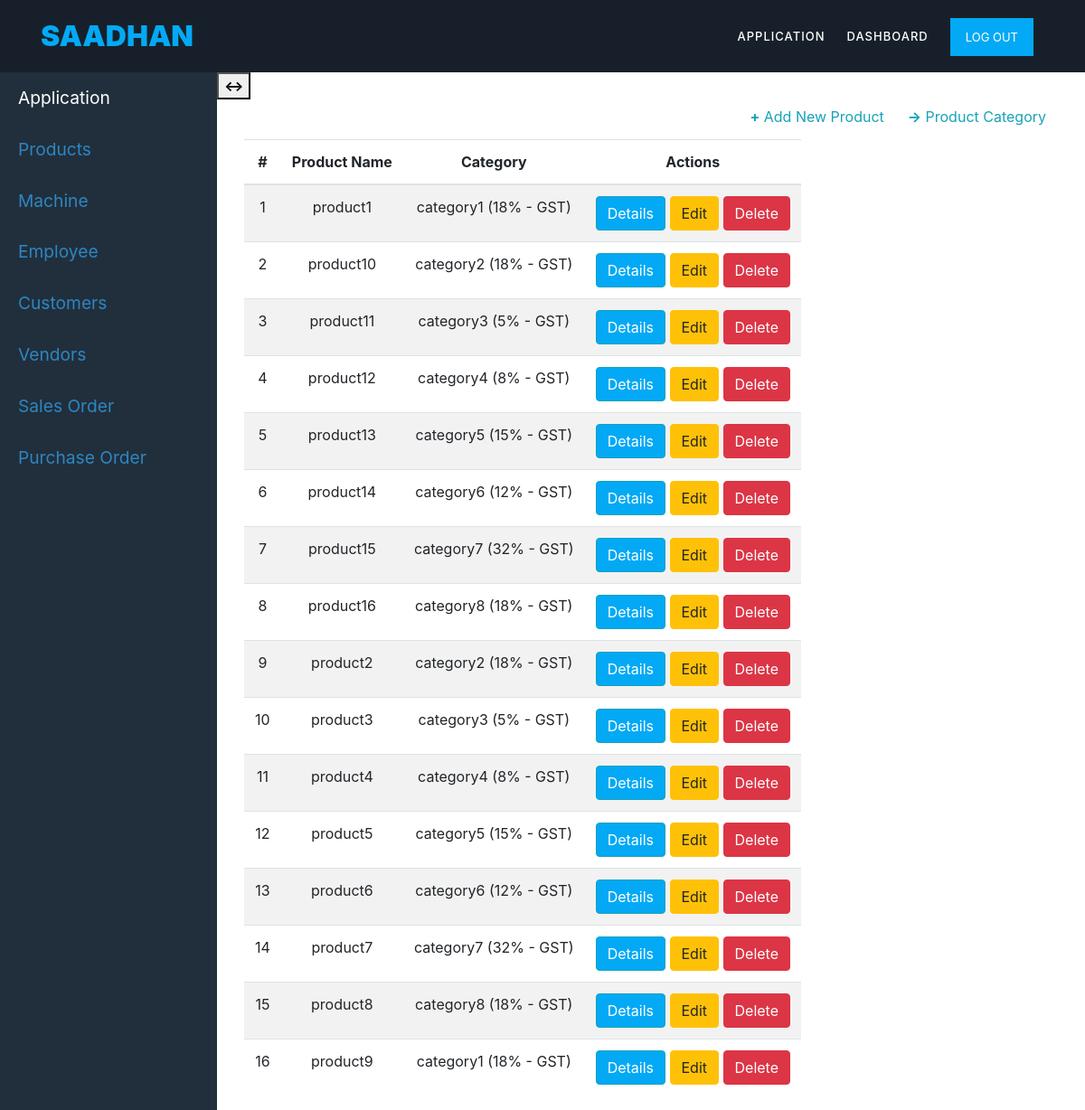
/products/1 (signed in), run on the app's committed database.
### mainapp/models.py (models this page shows, shortened)
class product(models.Model):
	firm = models.ForeignKey(user_firm,blank=True,on_delete=models.CASCADE)
	product_name=models.CharField(max_length=50,help_text='Product name here')
	product_description = models.CharField(max_length=150,help_text='Write something about the product here')
	product_category = models.ForeignKey(product_category,on_delete=models.CASCADE)

class product_category(models.Model):
	firm = models.ForeignKey(user_firm,blank=True,on_delete=models.CASCADE)
	category_name = models.CharField(max_length=50)
	gst_rate = models.PositiveSmallIntegerField()
	remarks = models.CharField(max_length=50)
	def __str__(self):
		return f'{self.category_name} ({self.gst_rate}% - GST)'

### mainapp/views.py (the view)
# urls.py: path('products/<user_id>', ProductListView.as_view(), name='products'),
class ProductListView(LoginRequiredMixin, ListView):
	model = product
	template_name = 'mainapp/product_list.html'
	context_object_name = 'item'
	def get_context_data(self, **kwargs):
		context = super().get_context_data(**kwargs)
		context['title'] = 'List of Products'
		return context
	def get_queryset(self, *args, **kwargs):
		user = get_object_or_404(User, id=self.kwargs['user_id'])
		firm = user_firm.objects.get(user = user)
		return product.objects.filter(firm=firm).order_by('product_name')

### mainapp/templates/mainapp/product_list.html
{% extends 'mainapp/application.html' %}
{% block application_content %}
{% load crispy_forms_tags %}
<div class="container">
	<div class="row">
    <div class="col-12 col-md-offset-12 custyle">
    <table class="table table-striped table-responsive">
    <thead>
    <a href="{% url 'product-category-view' user.id %}" class="btn text-info btn-xs pull-right"><b>-></b> Product Category</a>
    <a href="{% url 'add-product' %}" class="btn text-info btn-xs pull-right"><b>+</b> Add New Product</a>
    <legend>Products ({{item|length}})</legend>
    <tr>
            <th class="text-center">#</th>
            <th class="text-center">Product Name</th>
            <th class="text-center">Category</th>
            <th class="text-center">Actions</th>
        </tr>
    </thead>
    		{% for item in item %}
    		<tr>
    			<td class="text-center">{{forloop.counter}}</td>
    			<td class="text-center">{{item.product_name}}</td>
                <td class="text-center">{{item.product_category}} </td>
    			<td class="text-center">
                    <a href="{% url 'product-detail' item.id %}" class="btn btn-info" style="background-color: #03A9F4;">Details</a><b></b>
                    <a href="{% url 'product-edit' item.id %}" class="btn btn-warning">Edit</a><b></b>
                    <a href="{% url 'product-delete' item.id %}" class="btn btn-danger">Delete</a>
                </td>
    		</tr>
    		{% endfor %}
    </table>
    </div>
</div>
</div>
{% endblock %}

### mainapp/templates/mainapp/application.html (shortened to what this page needs)
{% extends 'mainapp/base.html' %}
{% load static %}
{% block content %}
  <link href="{% static 'vendor/bootstrap/css/bootstrap.min.css' %}" rel="stylesheet">
  <link href="{% static 'css/simple-sidebar.css' %}" rel="stylesheet">
<body class="format-css-2">
  <div class="d-flex format-css-2" id="wrapper" >
    <div class="" id="sidebar-wrapper">
      <div class="sidebar-heading">Application </div>
      <div class="list-group list-group-flush application_menu" >
        <a href="{% url 'products' user.id %}" class="sidebar-heading list-group-item-action active1 sidebartext" >Products</a>
        <a href="{% url 'machine-list' user.id %}" class="sidebar-heading list-group-item-action sidebartext">Machine</a>
        <a href="{% url 'update_employee' %}" class="sidebar-heading list-group-item-action sidebartext">Employee</a>
        <a href="{% url 'customer-list' user.id %}" class="sidebar-heading list-group-item-action sidebartext ">Customers</a>
        <a href="{% url 'vendor-list' user.id %}" class="sidebar-heading list-group-item-action sidebartext">Vendors</a>
        <a href="{% url 'sales-order-view' user.id %}" class="sidebar-heading list-group-item-action sidebartext ">Sales Order</a>
        <a href="{% url 'purchase-order-view' user.id %}" class="sidebar-heading list-group-item-action  sidebartext">Purchase Order</a>
      </div>
    </div>
    <div id="page-content-wrapper">
        <button id="menu-toggle"><b><-></b></button>
      <div class="container-fluid">
        {% block application_content %}
        {% endblock %}
      </div>
    </div>
  </div>
</body>
{% endblock %}

### mainapp/templates/mainapp/base.html (shortened to what this page needs)
{% load static %}
<!DOCTYPE html>
<html lang="en">
  <head>
    <link href="//maxcdn.bootstrapcdn.com/bootstrap/4.1.1/css/bootstrap.min.css" rel="stylesheet" id="bootstrap-css">
    <link rel="stylesheet" type="text/css" href="{% static 'css/bootstrap.min.css' %}">
    <link rel="stylesheet" type="text/css" href="{% static 'css/font-awesome.css' %}">
    <link rel="stylesheet" href="{% static 'css/custom.css' %}">
    </head>
    <body  class="body_design">
    <header class="header-area header-sticky">
        <div class="container">
            <div class="row">
                <div class="col-12">
                    <nav class="main-nav">
                        {% if user.is_authenticated %}
                        <a href="{% url 'application' %}" class="logo"><em> Saadhan</em></a>
                        {% else %}
                        <a class="logo" href="{% url 'index' %}">
                          <em> Saadhan</em>
                        </a>
                        {% endif %}
                        <ul class="nav" id="navbarSupportedContent">
                            {% if user.is_authenticated %}
                            <li class="scroll-to-section"><a href="{% url 'application' %}">Application</a></li>
                            <li class="scroll-to-section"><a href="{% url 'dashboard' %}">Dashboard</a></li>
                            <li class="main-button"><a href="{% url 'logout' %}">Log Out</a></li>
                        {% endif %}
                        </ul>
                    </nav>
                </div>
            </div>
        </div>
    </header>
{% block content %}
{% endblock %}
</body>
</html>

### mainapp/static/css/custom.css (style rules this page uses)
.body_design { background-color: #fff; }
html, body, div, span, applet, object, iframe, h1, h2, h3, h4, h5, h6, p, blockquote, div pre, a, abbr, acronym, address, big, cite, code, del, dfn, em, font, img, ins, kbd, q, s, samp, small, strike, strong, sub, sup, tt, var, b, u, i, center, dl, dt, dd, ol, ul, li, figure, header, nav, section, article, aside, footer, figcaption { margin: 0; padding: 0; border: 0; outline: 0; }
ul, li { padding: 0; margin: 0; list-style: none; }
header, nav, section, article, aside, footer, hgroup { display: block; }
* { box-sizing: border-box; }
html, body { font-family: 'Poppins', sans-serif; font-weight: 400; background-color: #fff; font-size: 16px; -ms-text-size-adjust: 100%; -webkit-font-smoothing: antialiased; -moz-osx-font-smoothing: grayscale; }
a { text-decoration: none !important; }
ul { margin-bottom: 0px; }
html, body { background: #fff; font-family: 'Poppins', sans-serif; }
.main-button a { display: inline-block; font-size: 15px; padding: 12px 20px; background-color: #03A9F4; color: #fff; text-align: center; font-weight: 400; text-transform: uppercase; transition: all .3s; }
.header-area { position: absolute; top: 0px; left: 0px; right: 0px; z-index: 100; height: 80px; background: #17202A; -webkit-transition: all .5s ease 0s; -moz-transition: all .5s ease 0s; -o-transition: all .5s ease 0s; transition: all .5s ease 0s; }
.header-area .main-nav { min-height: 80px; background: transparent; }
.header-area .main-nav .logo { line-height: 80px; color: #fff; font-size: 32px; font-weight: 800; text-transform: uppercase; float: left; -webkit-transition: all 0.3s ease 0s; -moz-transition: all 0.3s ease 0s; -o-transition: all 0.3s ease 0s; transition: all 0.3s ease 0s; }
.header-area .main-nav .logo em { font-style: normal; color: #03A9F4; font-weight: 900; }
.header-area .main-nav .nav { float: right; margin-top: 27px; margin-right: 0px; background-color: transparent; -webkit-transition: all 0.3s ease 0s; -moz-transition: all 0.3s ease 0s; -o-transition: all 0.3s ease 0s; transition: all 0.3s ease 0s; position: relative; z-index: 999; }
.header-area .main-nav .nav li { padding-left: 20px; padding-right: 20px; }
.header-area .main-nav .nav li a { display: block; font-weight: 500; font-size: 13px; color: #03A9F4; text-transform: uppercase; -webkit-transition: all 0.3s ease 0s; -moz-transition: all 0.3s ease 0s; -o-transition: all 0.3s ease 0s; transition: all 0.3s ease 0s; height: 40px; line-height: 40px; border: transparent; letter-spacing: 1px; }
.header-area .main-nav .nav li a { color: #fff; }
.header-area .main-nav .nav li:last-child a { display: inline-block; font-size: 13px; padding: 11px 17px; background-color: #03A9F4; color: #fff; text-align: center; font-weight: 400; letter-spacing: 0px; text-transform: uppercase; transition: all .3s; height: auto; line-height: 20px; }
.header-area.header-sticky { min-height: 80px; }
.header-area.header-sticky .nav { margin-top: 20px !important; }
@media (max-width: 1200px) { .header-area .main-nav .nav li { padding-left: 12px; padding-right: 12px; } }
@media (max-width: 1200px) { .header-area .main-nav:before { display: none; } }
@media (min-width: 767px) { .header-area .main-nav .nav { display: flex !important; } }

### mainapp/static/css/simple-sidebar.css (style rules this page uses)
.format-css-2 { margin-top: 80px; }
#wrapper { overflow-x: hidden; }
.sidebartext { color:#2E86C1; }
#sidebar-wrapper { color: #fff; background-color: #212F3C; min-height: 100vh; margin-left: -15rem; -webkit-transition: margin .25s ease-out; -moz-transition: margin .25s ease-out; -o-transition: margin .25s ease-out; transition: margin .25s ease-out; }
#sidebar-wrapper .sidebar-heading { padding: 0.875rem 1.25rem; font-size: 1.2rem; }
#sidebar-wrapper .list-group { width: 15rem; }
#page-content-wrapper { color: #fff; min-width: 100vw; }
@media (min-width: 768px) { #sidebar-wrapper { margin-left: 0; } }
@media (min-width: 768px) { #page-content-wrapper { min-width: 0; width: 100%; } }

### mainapp/templates/mainapp/application.html (style rules this page uses)
.active1, .btn:hover { background-color: #039BE5; text-decoration-color: #fff; }
.list-group-item-action, .sidebar-heading { color: #fff; background-color: #212F3C; }

### data on the page
product: product_name "product1", product_category "category1 (18% - GST)"
product: product_name "product10", product_category "category2 (18% - GST)"
product: product_name "product11", product_category "category3 (5% - GST)"
product: product_name "product12", product_category "category4 (8% - GST)"
product: product_name "product13", product_category "category5 (15% - GST)"
product: product_name "product14", product_category "category6 (12% - GST)"
product: product_name "product15", product_category "category7 (32% - GST)"
product: product_name "product16", product_category "category8 (18% - GST)"
product: product_name "product2", product_category "category2 (18% - GST)"
product: product_name "product3", product_category "category3 (5% - GST)"
product: product_name "product4", product_category "category4 (8% - GST)"
product: product_name "product5", product_category "category5 (15% - GST)"
product: product_name "product6", product_category "category6 (12% - GST)"
product: product_name "product7", product_category "category7 (32% - GST)"
product: product_name "product8", product_category "category8 (18% - GST)"
product: product_name "product9", product_category "category1 (18% - GST)"
